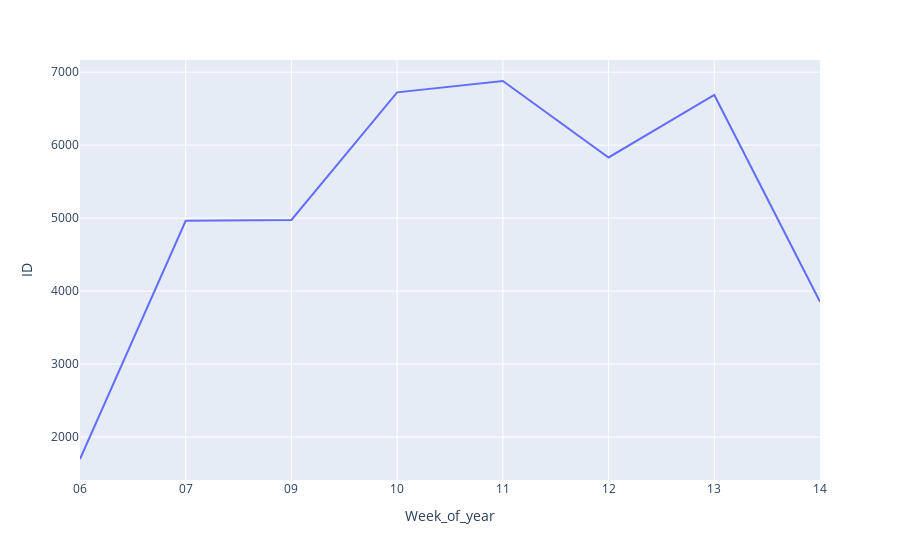

Notebook code cell kept with this figure:
### Code cell
df1['Week_of_year'] = df1['Order_Date'].dt.strftime("%U")
coluns = ['Week_of_year' , 'ID']
df_aux = df1.loc[: , coluns].groupby('Week_of_year').count().reset_index()

px.line(df_aux , x='Week_of_year', y='ID')

### Figure 1 — Plotly figure (JSON) as saved in the notebook; plotly's stock layout.template omitted (floating-point values rounded to 4 significant figures)
{"data": [{"hovertemplate": "Week_of_year=%{x}<br>ID=%{y}<extra></extra>", "legendgroup": "", "line": {"color": "#636efa", "dash": "solid"}, "marker": {"symbol": "circle"}, "mode": "lines", "name": "", "orientation": "v", "showlegend": false, "type": "scatter", "x": ["06", "07", "09", "10", "11", "12", "13", "14"], "xaxis": "x", "y": [1698, 4964, 4974, 6723, 6879, 5831, 6688, 3854], "yaxis": "y"}], "layout": {"legend": {"tracegroupgap": 0}, "margin": {"t": 60}, "xaxis": {"anchor": "y", "domain": [0, 1], "title": {"text": "Week_of_year"}}, "yaxis": {"anchor": "x", "domain": [0, 1], "title": {"text": "ID"}}}}
